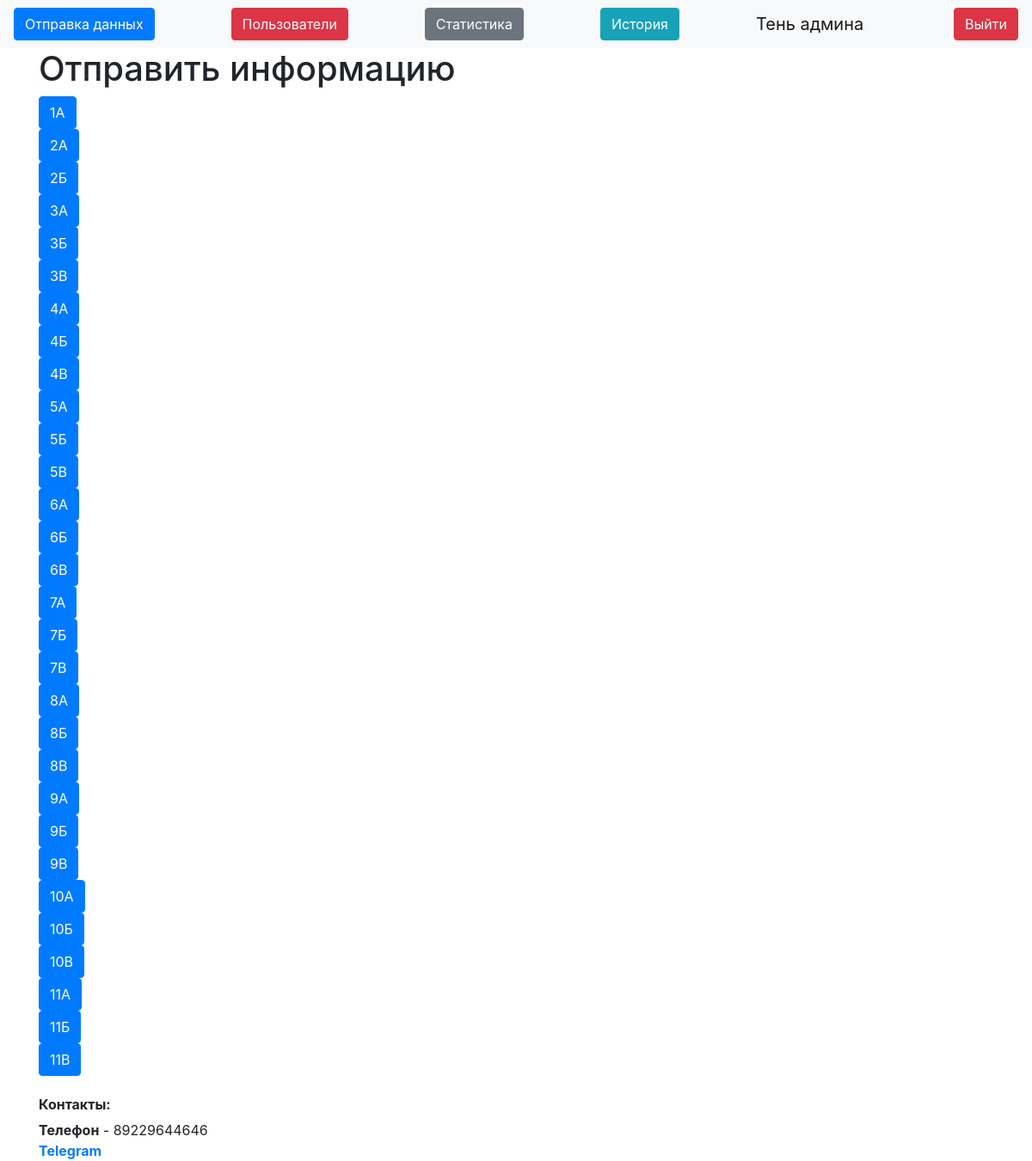
Before: / (signed in) with the older database file.
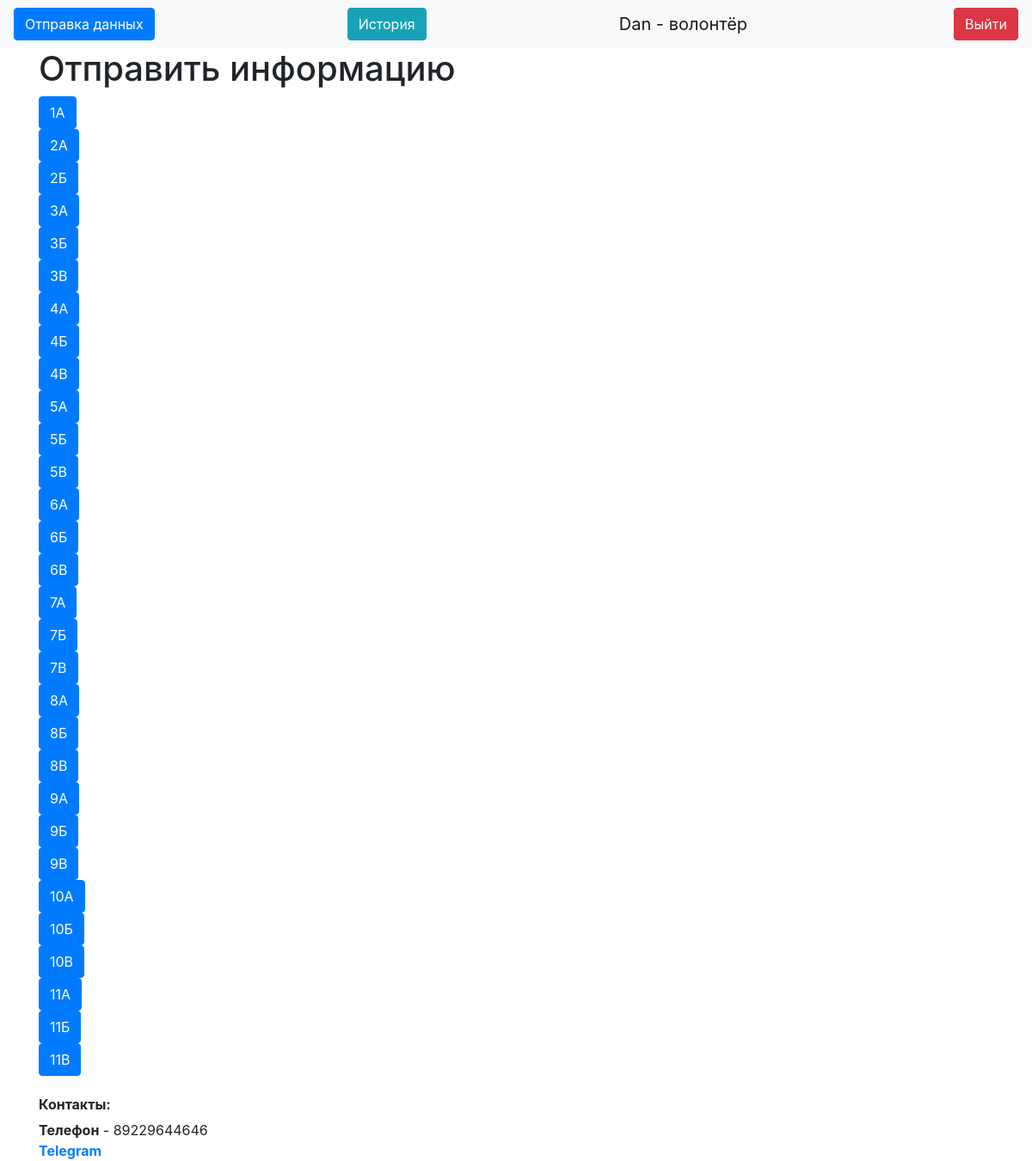
After: the same page with the newer database file.
### data/users.py (models this page shows, shortened)
class User(SqlAlchemyBase, UserMixin):
    __tablename__ = 'users'
    id = sqlalchemy.Column(sqlalchemy.Integer,
                           primary_key=True, autoincrement=True) # ID волонтёра
    name = sqlalchemy.Column(sqlalchemy.String, nullable=True) # Имя волонтёра
    about = sqlalchemy.Column(sqlalchemy.String, nullable=True) # Дополнительная информация
    email = sqlalchemy.Column(sqlalchemy.String,
                              index=True, unique=True, nullable=True) # Почта, у каждого своя
    hashed_password = sqlalchemy.Column(sqlalchemy.String, nullable=True) # Зашифрованный пароль
    is_admin = sqlalchemy.Column(sqlalchemy.Boolean) # Админ или нет
    got = sqlalchemy.Column(sqlalchemy.Integer, default=0) # Сколько собрал килограммов
    got_pupils = sqlalchemy.Column(sqlalchemy.Integer, default=0) # Сколько человек обслужил
    kilograms = orm.relationship("Kilograms", back_populates='user') # Связь с таблицей с килограммами

### server.py (the view)
@app.route("/")
@app.route("/index") # Адрес главной страницы
def main_page():
    return render_template("index.html")

### data/db_session.py (called while the page is built)
def create_session() -> Session:
    global __factory
    return __factory()

### server.py (called while the page is built)
@login_manager.user_loader # Декоратор для авторизации пользователей
def load_user(user_id):
    db_sess = db_session.create_session()
    user_id = db_sess.query(User).get(user_id)
    db_sess.close()
    return user_id

### templates/index.html
{% extends "base.html" %}
{% block content %}
{% if current_user.is_authenticated %}
<h1>Отправить информацию</h1>
<a class="btn btn-primary" href="/post1a">1А</a></br>
<a class="btn btn-primary" href="/post2a">2А</a></br>
<a class="btn btn-primary" href="/post2b">2Б</a></br>
<a class="btn btn-primary" href="/post3a">3А</a></br>
<a class="btn btn-primary" href="/post3b">3Б</a></br>
<a class="btn btn-primary" href="/post3c">3В</a></br>
<a class="btn btn-primary" href="/post4a">4А</a></br>
<a class="btn btn-primary" href="/post4b">4Б</a></br>
<a class="btn btn-primary" href="/post4c">4В</a></br>
<a class="btn btn-primary" href="/post5a">5А</a></br>
<a class="btn btn-primary" href="/post5b">5Б</a></br>
<a class="btn btn-primary" href="/post5c">5В</a></br>
<a class="btn btn-primary" href="/post6a">6А</a></br>
<a class="btn btn-primary" href="/post6b">6Б</a></br>
<a class="btn btn-primary" href="/post6c">6В</a></br>
<a class="btn btn-primary" href="/post7a">7А</a></br>
<a class="btn btn-primary" href="/post7b">7Б</a></br>
<a class="btn btn-primary" href="/post7c">7В</a></br>
<a class="btn btn-primary" href="/post8a">8А</a></br>
<a class="btn btn-primary" href="/post8b">8Б</a></br>
<a class="btn btn-primary" href="/post8c">8В</a></br>
<a class="btn btn-primary" href="/post9a">9А</a></br>
<a class="btn btn-primary" href="/post9b">9Б</a></br>
<a class="btn btn-primary" href="/post9c">9В</a></br>
<a class="btn btn-primary" href="/post10a">10А</a></br>
<a class="btn btn-primary" href="/post10b">10Б</a></br>
<a class="btn btn-primary" href="/post10c">10В</a></br>
<a class="btn btn-primary" href="/post11a">11А</a></br>
<a class="btn btn-primary" href="/post11b">11Б</a></br>
<a class="btn btn-primary" href="/post11c">11В</a></br>
{% endif %}
{% endblock %}

### templates/base.html (shortened to what this page needs)
<!doctype html>
<html lang="en">
<head>
    <link rel="stylesheet"
          href="https://stackpath.bootstrapcdn.com/bootstrap/4.4.1/css/bootstrap.min.css"
>
</head>
<body>
<header>
    <nav class="navbar navbar-light bg-light">
        {% if current_user.is_authenticated %}
        <a type="button" class="btn btn-primary" href="/">Отправка данных</a>
        {% if current_user.is_admin %}
        <a class="btn btn-danger" href="/users">Пользователи</a>
        <a class="btn btn-secondary" href="/stats">Статистика</a>
        {% endif %}
        <a class="btn btn-info" href="/history">История</a>
        <a class="navbar-brand" href="">{{ current_user.name }}</a>
        <a class="btn btn-danger" href="/logout">Выйти</a>
        {% else %}
        <p>
            <a class="btn btn-success" href="/login">Войти</a>
        </p>
        {% endif %}
    </nav>
</header>
<main role="main" class="container">
    {% block content %}{% endblock %}
    <h6><b>Контакты:</b></h6>
    <div>
        <b>Телефон</b> - 89229644646</br>
        <b><a href="https://t.me/danissimurr">Telegram</a></b>
    </div>
</main>
</body>
</html>

Changed rows visible on the page:
changed User: name "Тень админа" → "Dan - волонтёр"; is_admin True → False (drawn)
Other visible differences:
text no longer shown: "Пользователи Статистика"
